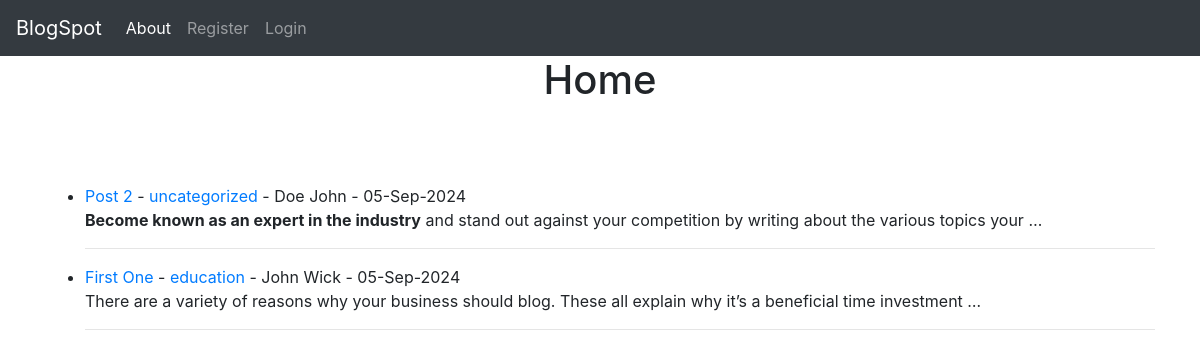
Before: / with the older database file.
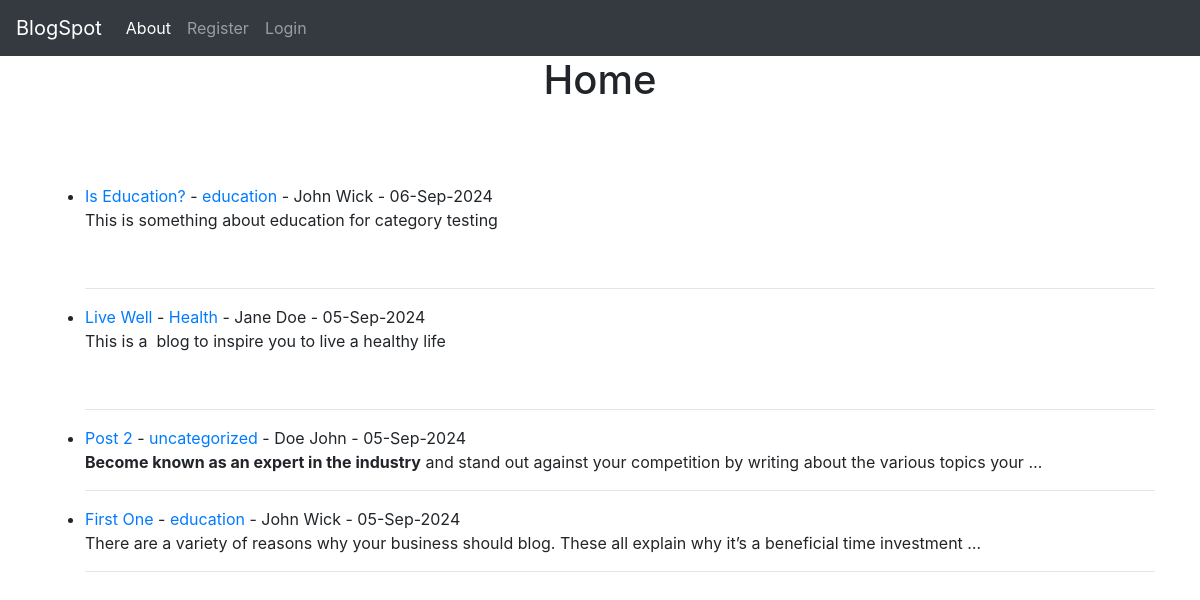
After: the same page with the newer database file.
### blogapp/models.py (models this page shows, shortened)
class Post(models.Model):
    title=models.CharField(max_length=250)
    tag=models.CharField(max_length=250)
    body=RichTextField(blank=True,null=True)
    author=models.ForeignKey(User,on_delete=models.CASCADE)
    blog_datetime=models.DateTimeField(auto_now_add=True)
    thumbnail=models.ImageField(null=True,blank=True,upload_to="images/")
    category=models.CharField(max_length=250,default='uncategorized')

### blogapp/views.py (the view)
# urls.py: path('',HomeView.as_view(),name='home'),
class HomeView(ListView):
    model=Post
    template_name='home.html'
    ordering=['-blog_datetime']

### blogapp/templates/home.html (shortened to what this page needs)
{% extends 'base.html' %}
{% block base %}
<h1><center>Home</center></h1>
<br><br><br>
<ul>
{% for post in object_list %}
    <li><a href="{% url 'article' post.pk %}">{{post.title}}</a> - <a href="{% url 'category' post.category|slugify %}">{{post.category}}</a> - {{post.author.first_name}} {{post.author.last_name}} - {{post.blog_datetime|date:'d-M-Y'}}
        </a></small><br>
    {{post.body|safe|truncatewords:20}}<br>
    </li>
    <hr>
{% endfor %}
</ul>
{% endblock %}

### blogapp/templates/base.html (shortened to what this page needs)
<!doctype html>
<html lang="en">
  <head>
    <link rel="stylesheet" href="https://cdn.jsdelivr.net/npm/bootstrap@4.4.1/dist/css/bootstrap.min.css">
  </head>
  <body>
    <nav class="navbar navbar-expand-lg navbar-dark bg-dark">
        <a class="navbar-brand" href="{% url 'home' %}">BlogSpot</a>
        <div class="collapse navbar-collapse" id="navbarSupportedContent">
          <ul class="navbar-nav mr-auto">
            <li class="nav-item active">
              <a class="nav-link" href="{% url 'about' %}">About<span class="sr-only">(current)</span></a>
            </li>
            {% if user.is_authenticated %}
            <li class="nav-item">
              <a class="nav-link" href="{% url 'addpost' %}">Add Post</a>
            </li>
            <li class="nav-item">
              <a class="nav-link" href="{% url 'addcategory' %}">Add Category</a>
            </li>
            <li class="nav-item">
              <form method="post" action="{% url 'logout' %}" class="nav-item">
                {% csrf_token %}
                <button type="submit" class="btn btn-secondary">Log Out</button>
              </form>
            </li>
            {% else %}
            <li class="nav-item">
              <a class="nav-link" href="{% url 'register' %}">Register</a>
            </li>
            <li class="nav-item">
              <a class="nav-link" href="{% url 'login' %}">Login</a>
            </li>
            {% endif %}
          </ul>
        </div>
      </nav>
    <div class="container">
    {% block base %}
    {% endblock %}
    </div>
  </body>
</html>
</body>
</html>

Changed rows visible on the page:
added Post: title "Is Education?", category "education", author.first_name "John", author.last_name "Wick", blog_datetime "06-Sep-2024", body "This is something about education for category testing"
added Post: title "Live Well", category "Health", author.first_name "Jane", author.last_name "Doe", blog_datetime "05-Sep-2024", body "This is a blog to inspire you to live a healthy life"
